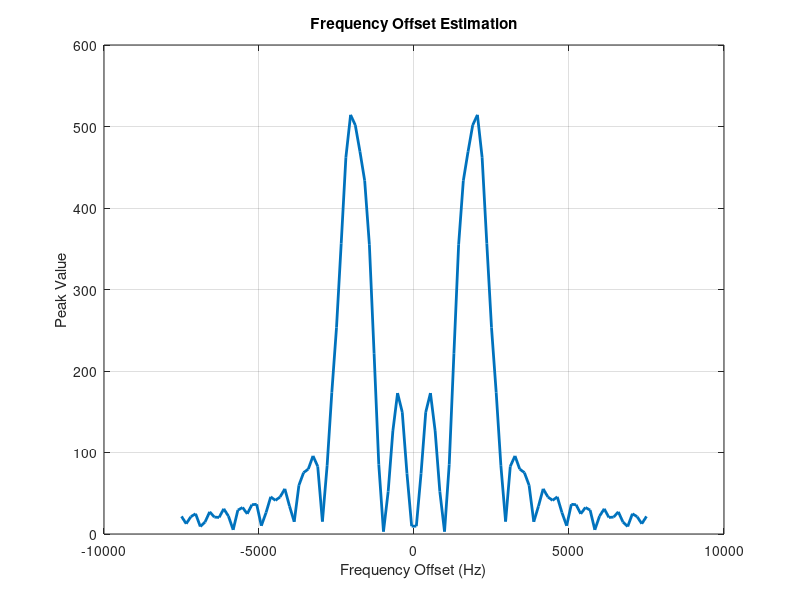

Reproduce this figure in MATLAB.
% Parameters
fs = 1e6;  % Sampling frequency
Ts = 1/fs;  % Sampling period
N = 1024;  % Number of samples
fc = 900e6;  % Nominal carrier frequency
delta_f_range = 7.5e3;  % Frequency offset range in Hz

% Create a signal with a frequency offset
t = (0:N-1) * Ts;
delta_f_true = 2e3;  % True frequency offset in Hz
received_signal = cos(2*pi*(fc + delta_f_true)*t);

% FFT to find spectrum
frequencies = linspace(-fs/2, fs/2, N);
spectrum = fftshift(fft(received_signal));

% Search for PSS peaks
% (Replace this part with your actual PSS detection algorithm)
[pks, locs] = findpeaks(abs(spectrum));

% Evaluate peak values for different frequency offsets
delta_f_values = linspace(-delta_f_range, delta_f_range, 100);
peak_values = zeros(size(delta_f_values));

for i = 1:length(delta_f_values)
    % Apply frequency offset to the received signal
    received_signal_offset = cos(2*pi*(fc + delta_f_values(i))*t);
    
    % FFT for the offset signal
    spectrum_offset = fftshift(fft(received_signal_offset));
    
    % Calculate peak value based on PSS index (replace with actual index)
    peak_values(i) = abs(spectrum_offset(locs(1)));  % Adjust based on your PSS index
end

% Plot the results
figure;
plot(delta_f_values, peak_values, 'LineWidth', 2);
xlabel('Frequency Offset (Hz)');
ylabel('Peak Value');
title('Frequency Offset Estimation');
grid on;

% Find the most likely frequency offset
[~, idx_max] = max(peak_values);
most_likely_offset = delta_f_values(idx_max);

disp(['Most likely frequency offset: ', num2str(most_likely_offset), ' Hz']);
